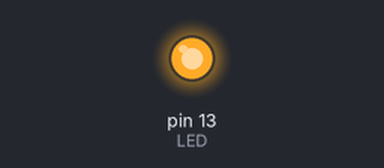
Bench run of a sketch on a simulated Arduino Uno, built with avr-gcc and run on an emulated ATmega328P. Shown: output pins drawn as LEDs (lit = HIGH).

Above: at 1.0 s.
At 3.0 s:
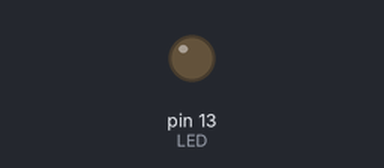
Timing chart, 0 to 5.2 s (numbered marks = the images above):
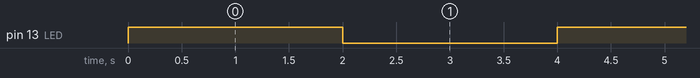

Measured:
- by itself, pin 13 (LED): alternates HIGH for 2.0 s and LOW for 2.0 s

The sketch:

led13blink01.ino
```cpp
// example blink led

const int LED=13;  //pin接続

void setup (){
  pinMode(LED, OUTPUT);  // デジタルピンを出力設定
}

void loop(){
  digitalWrite(LED, HIGH);
  delay(2000);  // 2000msec
  digitalWrite(LED, LOW);
  delay(2000);
}
```
